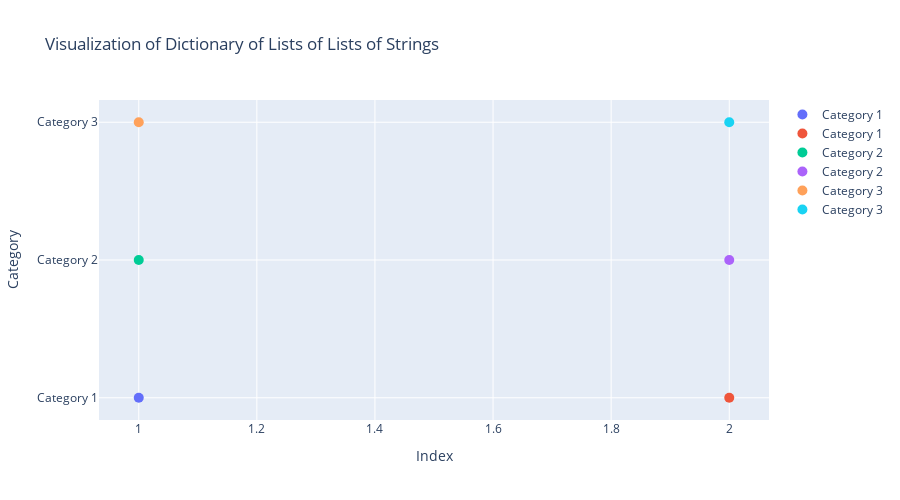

Notebook code cell kept with this figure:
### Code cell
from typing import Dict, List
import plotly.graph_objects as go

def plot_nested_string_lists(data: Dict[str, List[List[str]]]) -> None:
    """
    Plots a dictionary of lists of lists of strings using Plotly.

    Args:
        data: A dictionary where the keys are the names of the categories,
              and the values are lists of lists of strings.

    Returns:
        None
    """
    fig = go.Figure()

    for category, nested_lists in data.items():
        for i, string_list in enumerate(nested_lists, start=1):
            # Convert the list of strings to a string
            string_data = ", ".join(string_list)

            # Create a scatter trace for each string list
            trace = go.Scatter(
                x=[i],
                y=[category],
                mode="markers",
                marker=dict(size=10),
                text=string_data,
                hoverinfo="text",
                name=category,
            )
            fig.add_trace(trace)

    # Customize the layout
    fig.update_layout(
        title="Visualization of Dictionary of Lists of Lists of Strings",
        xaxis_title="Index",
        yaxis_title="Category",
        height=500,
    )

    # Display the plot
    fig.show()


# Example usage
data = {
    "Category 1": [
        ["apple", "banana", "orange"],
        ["dog", "cat", "bird"],
    ],
    "Category 2": [
        ["red", "blue", "green"],
        ["car", "bike", "train"],
    ],
    "Category 3": [
        ["soccer", "basketball", "tennis"],
        ["pizza", "burger", "pasta"],
    ],
}

plot_nested_string_lists(data)

### Figure 1 — Plotly figure (JSON) as saved in the notebook; plotly's stock layout.template omitted (floating-point values rounded to 4 significant figures)
{"data": [{"hoverinfo": "text", "marker": {"size": 10}, "mode": "markers", "name": "Category 1", "text": "apple, banana, orange", "type": "scatter", "x": [1], "y": ["Category 1"]}, {"hoverinfo": "text", "marker": {"size": 10}, "mode": "markers", "name": "Category 1", "text": "dog, cat, bird", "type": "scatter", "x": [2], "y": ["Category 1"]}, {"hoverinfo": "text", "marker": {"size": 10}, "mode": "markers", "name": "Category 2", "text": "red, blue, green", "type": "scatter", "x": [1], "y": ["Category 2"]}, {"hoverinfo": "text", "marker": {"size": 10}, "mode": "markers", "name": "Category 2", "text": "car, bike, train", "type": "scatter", "x": [2], "y": ["Category 2"]}, {"hoverinfo": "text", "marker": {"size": 10}, "mode": "markers", "name": "Category 3", "text": "soccer, basketball, tennis", "type": "scatter", "x": [1], "y": ["Category 3"]}, {"hoverinfo": "text", "marker": {"size": 10}, "mode": "markers", "name": "Category 3", "text": "pizza, burger, pasta", "type": "scatter", "x": [2], "y": ["Category 3"]}], "layout": {"height": 500, "title": {"text": "Visualization of Dictionary of Lists of Lists of Strings"}, "xaxis": {"title": {"text": "Index"}}, "yaxis": {"title": {"text": "Category"}}}}
